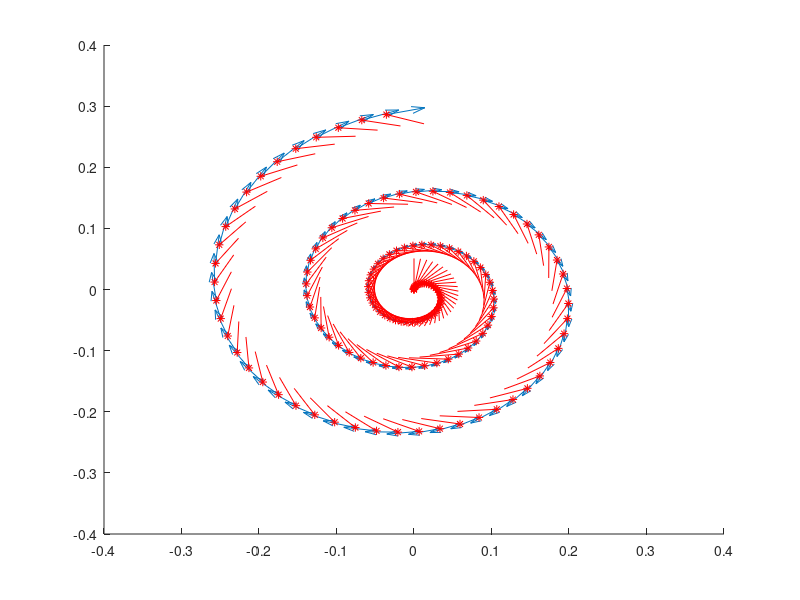

MATLAB code for this plot:
clear all; clc;
close all;
% robots sizing 
L = 0.3; % [m]
r = 0.25; % [m]
f = 10; % [Hz]

% kinematic model
dt = 0.001;% [s] timestep 
x0 = [0; 0; 0] % [[m/s] [m/s] [rad/s]] intial state
%u = [-1.5; 2; 1] % [[rad/s] [rad/s] [rad/s]] inputs
 u = [2; 2; 0]

% noise model 

n = 15 / dt; % number of samples for 15 second simulation
figure(1); clf; hold on;

for i = 1:n
    u(3) = 2*(n - i) / n;
%incorrect velocity equations, look at the bottom equations.
%     theta = i;
%     v1 = - u(1)*cos(x0(3)) + j*(u(1)*sin(x0(3)))
%     v2 = u(2)*cos(1/3*pi()-x0(3)) + j*(u(2)*sin(pi()/3-x0(3)))
%     v3 = u(3)*cos(1/3*pi()+x0(3)) - j* (u(3)*sin(1/3*pi()+x0(3)))
%     
%    u = [v1;v2;v3]/r;

    %     abs (v1)
%     abs (v2)
%     abs (v3)
%     
%     x0(3) = x0(3) + 0.1;
%     
%     plot([v1, v2, v3], '*')
    % dynamics
    x_record(:,i) = x0;
    v_record(:,i) = [(r*2/3)*( -u(1)*cos(x0(3)) + u(2)*cos(pi()/3-x0(3)) + u(3)*cos(pi()/3+x0(3)) );
                     (r*2/3)*( u(1)*sin(x0(3)) + u(2)*sin(pi()/3-x0(3)) - u(3)*sin(pi()/3+x0(3)) );
                     r/(3*L)*(u(1)+u(2)+u(3))];
                 
    x1 = x0 + [ (r*2/3)*( -u(1)*cos(x0(3)) + u(2)*cos(pi()/3-x0(3)) + u(3)*cos(pi()/3+x0(3)) )*dt;
                (r*2/3)*( u(1)*sin(x0(3)) + u(2)*sin(pi()/3-x0(3)) - u(3)*sin(pi()/3+x0(3)) )*dt;
                (r/(3*L))*(u(1)+u(2)+u(3))*dt];
    x0 = x1; 
end

% a = sqrt(v_record(1,:).^2 + v_record(2,:).^2)
samples_per_draw = 100;
trimmed_x_rec = x_record(:,1:samples_per_draw:end);
trimmed_v_rec = v_record(:,1:samples_per_draw:end);

quiver(trimmed_x_rec(1,:),trimmed_x_rec(2,:),trimmed_v_rec(1,:),trimmed_v_rec(2,:));
quiver(trimmed_x_rec(1,:),trimmed_x_rec(2,:),sin(trimmed_x_rec(3,:)),cos(trimmed_x_rec(3,:)),'r*');
